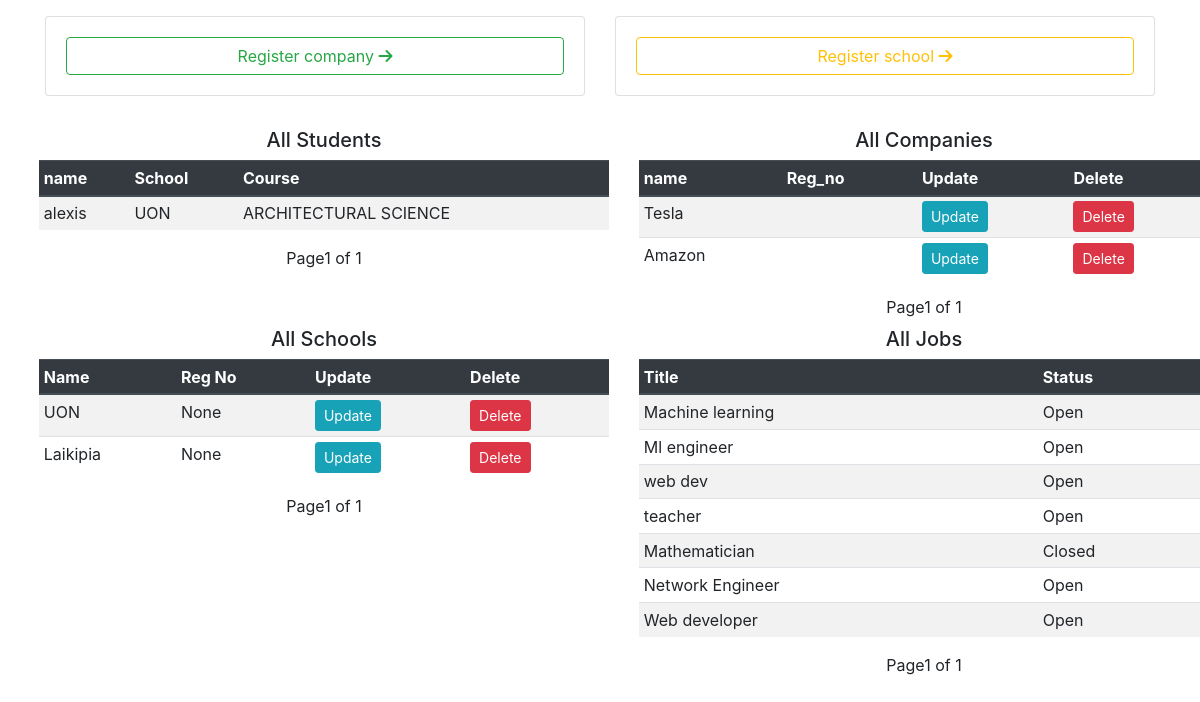
Before: /portaladmin/ (signed in) with the older database file.
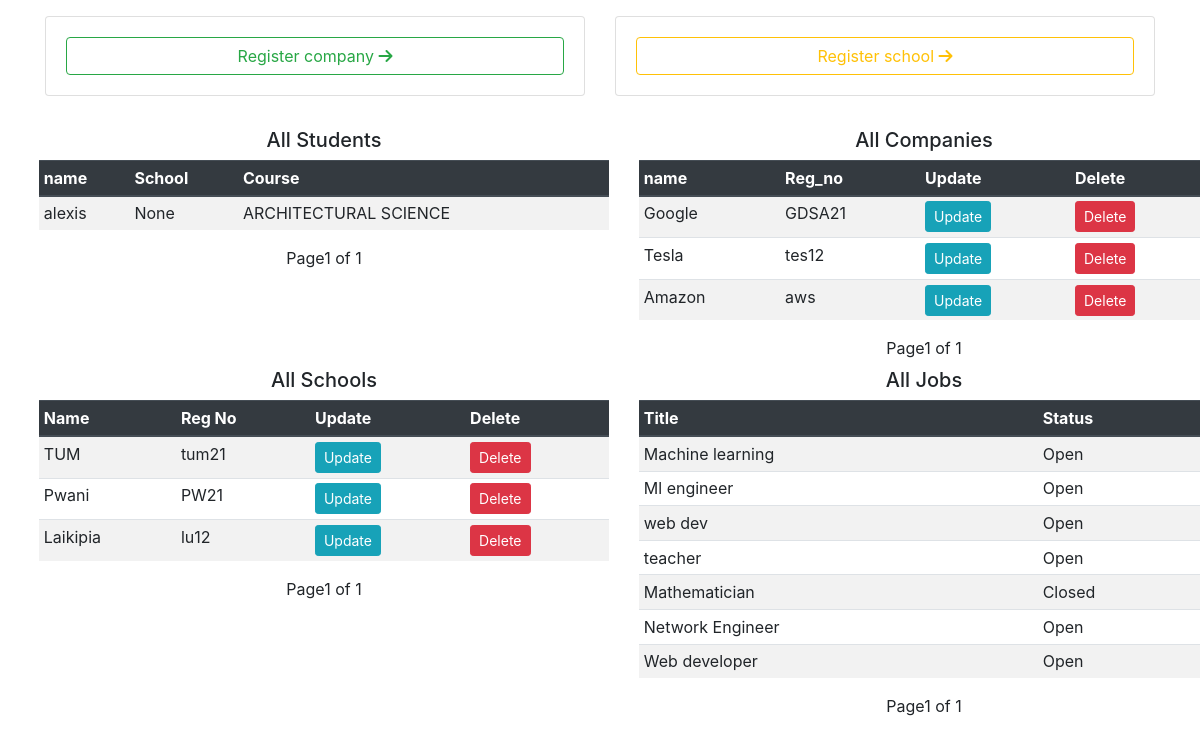
After: the same page with the newer database file.
### openings/models.py (models this page shows, shortened)
class Student(models.Model):
    user = models.OneToOneField(User, on_delete=models.CASCADE)
    school = models.ForeignKey(School, on_delete=models.SET_NULL, null=True)
    course = models.CharField(max_length=100, null=True )

class User(AbstractUser):
    is_student = models.BooleanField(default=False)
    is_company = models.BooleanField(default=False)
    is_school = models.BooleanField(default=False)
    first_name = models.CharField(max_length=100)
    last_name = models.CharField(max_length=100)
    name = models.CharField(max_length=100, null=True, default="school")

class School(models.Model):
    user = models.OneToOneField(User, on_delete=models.CASCADE)
    reg_no = models.CharField(max_length=100, null=True)
    def __str__(self):
        return self.user.username

class Company(models.Model):
    user = models.OneToOneField(User, on_delete=models.CASCADE)
    reg_no = models.CharField(max_length=100)

class Jobs(models.Model):
    title = models.CharField(max_length=1000)
    required_skills = RichTextField()
    is_open = models.BooleanField(default=True)
    company = models.ForeignKey(Company, on_delete=models.CASCADE, default="Null",null=True)

### openings/views.py (the view)
# urls.py: path('admin/', admin.site.urls),
@login_required
def admin(request):
    if request.user.is_staff:
        job_list = Jobs.objects.all().order_by('-id')
        page = request.GET.get('page', 1)
        paginator = Paginator(job_list, 15)
        try:
            jobs = paginator.page(page)
        except PageNotAnInteger:
            jobs = paginator.page(1)
        except EmptyPage:
            jobs = paginator.page(paginator.num_pages)
        company_list = Company.objects.all().order_by('-id')
        page = request.GET.get('page', 1)
        paginator = Paginator(company_list, 15)
        try:
            companies = paginator.page(page)
        except PageNotAnInteger:
            companies = paginator.page(1)
        except EmptyPage:
            companies = paginator.page(paginator.num_pages)
        school_list = School.objects.all().order_by('-id')
        page = request.GET.get('page', 1)
        paginator = Paginator(school_list, 15)
        try:
            schools = paginator.page(page)
        except PageNotAnInteger:
            schools = paginator.page(1)
        except EmptyPage:
            schools = paginator.page(paginator.num_pages)
        student_list = Student.objects.all().order_by('-id')
        page = request.GET.get('page', 1)
        paginator = Paginator(student_list, 15)
        try:
            students = paginator.page(page)
        except PageNotAnInteger:
            students = paginator.page(1)
        except EmptyPage:
            students = paginator.page(paginator.num_pages)
        context = {
            'companies':companies,
            'jobs':jobs,
            'schools':schools,
            'students':students
        }
        return render(request, 'admin.html', context)
    return redirect('home')

### templates/admin.html (shortened to what this page needs)
<!DOCTYPE html>
<html lang="en">
<head>
    <link rel="stylesheet" href="https://stackpath.bootstrapcdn.com/bootstrap/4.4.1/css/bootstrap.min.css"
>
    <link rel="stylesheet" href="https://stackpath.bootstrapcdn.com/font-awesome/4.7.0/css/font-awesome.min.css">
    <link rel="stylesheet" href="https://use.fontawesome.com/releases/v5.6.1/css/all.css">
</head>
<body>
  <div class="container mt-3 mb-2">
    <div class="row">
      <div class="col-md-6">
        <div class="card">
          <div class="card-body">
            <a href="{% url 'company_register' %}" class="btn btn-block btn-outline-success">Register company <i class="fa fa-solid fa-arrow-right"></i></a>
          </div>
        </div>
      </div>
      <div class="col-md-6">
        <div class="card">
          <div class="card-body">
            <a href="{% url 'school_register' %}" class="btn btn-block btn-outline-warning">Register school <i class="fa fa-solid fa-arrow-right"></i></a>
          </div>
        </div>
      </div>
    </div>
  </div>
<div class="container-fluid m-4 mt-4 mb-3">
  <div class="row">
    <div class="col-md-6">
      <div class="table-responsive">
        <h5 class="text-center mt-2 mb-2">All Students</h5>
        <table class="table table-sm table-striped table-hover">
          <thead class=" thead-dark">
            <tr>
              <th scope="col">name</th>
              <th scope="col">School</th>
              <th scope="col">Course</th>
            </tr>
          </thead>
          <tbody>
            {% for student in students %}
              <tr>
                  <td>{{student.user.username}}</td>
                  <td>{{student.school}}</td>
                  <td>{{student.course}}</td>
                  </tr>
            {% endfor %}
          </tbody>
          </table>
        </div>
            <div class="pagination align-items-center justify-content-center">
              <span class="step-links">
                  <span class="current">
                       Page{{ students.number }} of {{ students.paginator.num_pages }}
                  </span>
              </span>
          </div>
    </div>
    <div class="col-md-6">
      <div class="table-responsive">
        <h5 class="text-center mt-2 mb-2">All Companies</h5>
        <table class="table table-sm table-striped table-hover">
          <thead class=" thead-dark">
            <tr>
              <th scope="col">name</th>
              <th scope="col">Reg_no</th>
              <th scope="col">Update</th>
              <th scope="col">Delete</th>
            </tr>
          </thead>
          <tbody>
            {% for company in companies %}
              <tr>
                  <td>{{company.user.username}}</td>
                  <td>{{company.reg_no}}</td>
                  <td><a class="btn btn-info btn-sm" href="{% url 'update_company' company.id %}">Update</a></td>
                  <td><a class="btn btn-danger btn-sm" href="/delete/company/{{company.id}}">Delete</a></td>
                  </tr>
            {% endfor %}
          </tbody>
          </table>
        </div>
            <div class="pagination align-items-center justify-content-center">
              <span class="step-links">
                  <span class="current">
                       Page{{ companies.number }} of {{ companies.paginator.num_pages }}
                  </span>
              </span>
          </div>
    </div>
  </div>
  <div class="row">
    <div class="col-md-6">
      <div class="table-responsive">
        <h5 class="text-center mt-2 mb-2">All Schools</h5>
        <table class="table table-sm table-striped table-hover">
          <thead class=" thead-dark">
            <tr>
              <th scope="col">Name</th>
              <th scope="col">Reg No</th>
              <th scope="col">Update</th>
              <th scope="col">Delete</th>
            </tr>
          </thead>
          <tbody>
            {% for school in schools %}
              <tr>
                  <td>{{school.user.username}}</td>
                  <td>{{school.reg_no}}</td>
                  <td><a class="btn btn-info btn-sm" href="{% url 'update_school' school.id %}">Update</a></td>
                  <td><a class="btn btn-danger btn-sm" href="/delete/school/{{school.id}}">Delete</a></td>
                  </tr>
            {% endfor %}
          </tbody>
          </table>
        </div>
            <div class="pagination align-items-center justify-content-center">
              <span class="step-links">
                  <span class="current">
                       Page{{ schools.number }} of {{ schools.paginator.num_pages }}
                  </span>
              </span>
          </div>
    </div>
    <div class="col-md-6">
      <div class="table-responsive">
        <h5 class="text-center mt-2 mb-2">All Jobs</h5>
        <table class="table table-sm table-striped table-hover">
          <thead class=" thead-dark">
            <tr>
              <th scope="col">Title</th>
              <th scope="col">Status
              </th>
            </tr>
          </thead>
          <tbody>
            {% for job in jobs %}
              <tr>
                  <td>{{job.title}}</td>
                  {% if job.is_open == True %}
                    <td>Open</td>
                  {% else %}
                   <td>Closed</td>
                  {% endif %}
                  </tr>
            {% endfor %}
          </tbody>
          </table>
        </div>
            <div class="pagination align-items-center justify-content-center">
              <span class="step-links">
                  <span class="current">
                       Page{{ jobs.number }} of {{ jobs.paginator.num_pages }}
                  </span>
              </span>
          </div>
    </div>
  </div>
</div>
</body>
</html>

Changed rows visible on the page:
removed School: user.username "UON", reg_no "None"
changed Student "ARCHITECTURAL SCIENCE": school "UON" → "None"
added Company: user.username "Google", reg_no "GDSA21"
changed Company "Tesla": reg_no (not shown) → "tes12"
changed Company "Amazon": reg_no (not shown) → "aws"
added School: user.username "TUM", reg_no "tum21"
added School: user.username "Pwani", reg_no "PW21"
changed School "Laikipia": reg_no "None" → "lu12"
